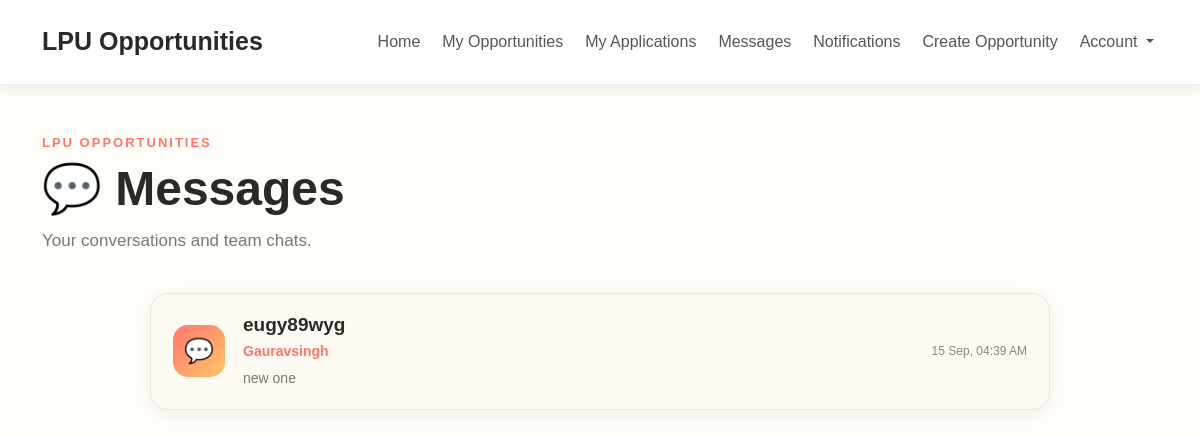
/messages/ (signed in), run on the app's committed database.
### home/models.py (models this page shows, shortened)
class Conversation(models.Model):
    opportunity = models.ForeignKey(Opportunity, on_delete=models.CASCADE)
    creator = models.ForeignKey(
        User,
        on_delete=models.CASCADE,
        related_name="created_conversations"
    )
    applicant = models.ForeignKey(
        User,
        on_delete=models.CASCADE,
        related_name="applicant_conversations"
    )
    status = models.CharField(
        max_length=10,
        choices=[
            ("active", "Active"),
            ("ended", "Ended"),
        ],
        default="active"
    )
    created_at = models.DateTimeField(auto_now_add=True)

class Opportunity(models.Model):
    CATEGORY_CHOICES = [
        ("hackathon", "Hackathon"),
        ("research", "Research"),
        ("internship", "Internship"),
        ("workshop", "Workshop"),
        ("competition", "Competition"),
        ("event", "Event"),
        ("project", "Project"),
        ("club", "Club / Society"),
        ("volunteering", "Volunteering"),
        ("other", "Other"),
    ]
    posted_by = models.ForeignKey(User, on_delete=models.CASCADE)
    title = models.CharField(max_length=200)
    description = models.TextField(blank=True)
    category = models.CharField(
        max_length=20,
        choices=CATEGORY_CHOICES,
        default="other"
    )
    students_needed = models.IntegerField()
    created_at = models.DateTimeField(auto_now_add=True)
    member_left = models.BooleanField(default=False)

class Message(models.Model):
    conversation = models.ForeignKey(
        Conversation,
        on_delete=models.CASCADE,
        related_name="messages"
    )
    sender = models.ForeignKey(
        User,
        on_delete=models.CASCADE
    )
    content = models.TextField()
    is_read = models.BooleanField(default=False)
    created_at = models.DateTimeField(auto_now_add=True)

### home/views.py (the view)
# urls.py: path("messages/", views.messages_view, name="messages"),
@login_required
def messages_view(request):
    conversations = Conversation.objects.filter(
        status="active"
    ).filter(
        Q(creator=request.user) |
        Q(applicant=request.user)
    ).select_related(
        "opportunity",
        "creator",
        "applicant"
    ).order_by("-created_at")
    for conversation in conversations:
        if conversation.creator == request.user:
            conversation.other_user = conversation.applicant
        else:
            conversation.other_user = conversation.creator
        conversation.last_message = conversation.messages.order_by(
            "-created_at"
        ).first()
        conversation.unread_count = conversation.messages.filter(
            is_read=False
        ).exclude(
            sender=request.user
        ).count()
    return render(
        request,
        "messages.html",
        {
            "conversations": conversations
        }
    )

### templates/messages.html (shortened to what this page needs)
{% extends "base.html" %}
{% block content %}
<div class="home-header">
    <p class="small-heading">
        LPU OPPORTUNITIES
    </p>
    <h1>
        💬 Messages
    </h1>
    <p class="home-subtitle">
        Your conversations and team chats.
    </p>
</div>
<div class="messages-page">
    {% for conversation in conversations %}
        <a
            href="{% url 'chat' conversation.id %}"
            class="message-card
            "
        >
            <div class="message-card-icon">
                💬
            </div>
            <div class="message-card-content">
                <h3 class="message-card-title">
                    {{ conversation.opportunity.title }}
                </h3>
                <p class="message-card-user">
                    {{ conversation.other_user.username }}
                </p>
                {% if conversation.last_message %}
                    <p class="message-card-last-message">
                        {{ conversation.last_message.content|truncatechars:55 }}
                    </p>
                {% else %}
                    <p class="message-card-last-message">
                        No messages yet.
                    </p>
                {% endif %}
            </div>
            <div class="message-card-right">
                {% if conversation.last_message %}
                    <span class="message-card-time">
                        {{ conversation.last_message.created_at|date:"d M, h:i A" }}
                    </span>
                {% endif %}
            </div>
        </a>
    {% endfor %}
</div>
{% endblock %}

### static/style.css (style rules this page uses)
body { background: #fffdf8; color: #292929; font-family: Arial, sans-serif; margin: 0; }
h1, h2, h3 { color: #292929; }
.home-header { margin-bottom: 40px; }
.small-heading { color: #ff766f; font-size: 13px; font-weight: 700; letter-spacing: 2px; margin-bottom: 8px; }
.home-header h1 { font-size: 48px; font-weight: 700; margin-bottom: 10px; }
.home-subtitle { color: #777777; font-size: 17px; margin-bottom: 0; }
.messages-page { max-width: 900px; margin: 35px auto 0; display: flex; flex-direction: column; gap: 14px; }
.message-card { position: relative; display: flex; align-items: center; gap: 18px; padding: 20px 22px; background: #fffaf1; border: 1px solid #eee4d2; border-radius: 18px; text-decoration: none !important; box-shadow: 0 5px 18px rgba(0, 0, 0, 0.05); transition: 0.2s ease; }
.message-card-icon { width: 52px; height: 52px; flex-shrink: 0; display: flex; align-items: center; justify-content: center; border-radius: 15px; background: linear-gradient( 135deg, #ff766f, #ffc566 ); font-size: 24px; }
.message-card-content { flex: 1; min-width: 0; }
.message-card-title { margin: 0; color: #292929; font-size: 19px; font-weight: 700; white-space: nowrap; overflow: hidden; text-overflow: ellipsis; }
.message-card-user { margin: 4px 0 6px; color: #ff766f; font-size: 14px; font-weight: 600; }
.message-card-last-message { margin: 0; color: #777; font-size: 14px; white-space: nowrap; overflow: hidden; text-overflow: ellipsis; }
.message-card-right { display: flex; flex-direction: column; align-items: flex-end; justify-content: center; gap: 8px; flex-shrink: 0; }
.message-card-time { color: #888; font-size: 12px; white-space: nowrap; }

### data on the page
Conversation: opportunity "eugy89wyg", other_user.username "Gauravsingh", last_message.content "new one", last_message.created_at "15 Sep, 04:39 AM"
